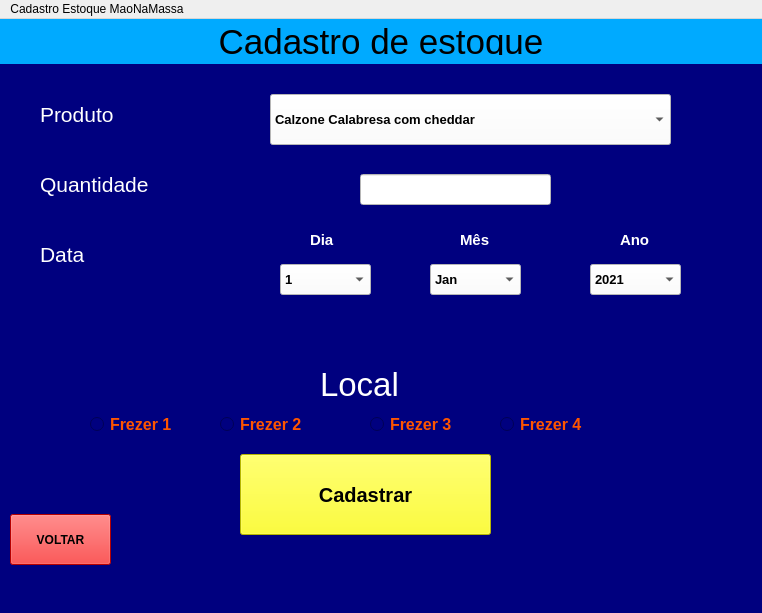
<?xml version="1.0" encoding="UTF-8"?>
<ui version="4.0">
 <class>MainWindow</class>
 <widget class="QMainWindow" name="MainWindow">
  <property name="geometry">
   <rect>
    <x>0</x>
    <y>0</y>
    <width>762</width>
    <height>613</height>
   </rect>
  </property>
  <property name="windowTitle">
   <string>MainWindow</string>
  </property>
  <property name="styleSheet">
   <string notr="true">backgroud-color: rgb(0, 0, 255);</string>
  </property>
  <widget class="QWidget" name="centralwidget">
   <layout class="QVBoxLayout" name="verticalLayout">
    <property name="spacing">
     <number>0</number>
    </property>
    <property name="leftMargin">
     <number>0</number>
    </property>
    <property name="topMargin">
     <number>0</number>
    </property>
    <property name="rightMargin">
     <number>0</number>
    </property>
    <property name="bottomMargin">
     <number>0</number>
    </property>
    <item>
     <widget class="QFrame" name="frame">
      <property name="maximumSize">
       <size>
        <width>16777215</width>
        <height>45</height>
       </size>
      </property>
      <property name="styleSheet">
       <string notr="true">background-color: rgb(0, 170, 255);</string>
      </property>
      <property name="frameShape">
       <enum>QFrame::NoFrame</enum>
      </property>
      <property name="frameShadow">
       <enum>QFrame::Raised</enum>
      </property>
      <layout class="QVBoxLayout" name="verticalLayout_2">
       <item>
        <widget class="QLabel" name="label">
         <property name="maximumSize">
          <size>
           <width>16777215</width>
           <height>16777215</height>
          </size>
         </property>
         <property name="font">
          <font>
           <pointsize>26</pointsize>
          </font>
         </property>
         <property name="layoutDirection">
          <enum>Qt::LeftToRight</enum>
         </property>
         <property name="frameShape">
          <enum>QFrame::NoFrame</enum>
         </property>
         <property name="text">
          <string>Cadastro de estoque</string>
         </property>
         <property name="alignment">
          <set>Qt::AlignCenter</set>
         </property>
        </widget>
       </item>
      </layout>
     </widget>
    </item>
    <item>
     <widget class="QFrame" name="frame_2">
      <property name="sizePolicy">
       <sizepolicy hsizetype="Preferred" vsizetype="Preferred">
        <horstretch>0</horstretch>
        <verstretch>0</verstretch>
       </sizepolicy>
      </property>
      <property name="minimumSize">
       <size>
        <width>762</width>
        <height>547</height>
       </size>
      </property>
      <property name="styleSheet">
       <string notr="true">background-color: rgb(0, 0, 127);</string>
      </property>
      <property name="frameShape">
       <enum>QFrame::NoFrame</enum>
      </property>
      <property name="frameShadow">
       <enum>QFrame::Raised</enum>
      </property>
      <widget class="QLabel" name="label_4">
       <property name="geometry">
        <rect>
         <x>320</x>
         <y>290</y>
         <width>281</width>
         <height>61</height>
        </rect>
       </property>
       <property name="font">
        <font>
         <pointsize>25</pointsize>
        </font>
       </property>
       <property name="styleSheet">
        <string notr="true">color: rgb(255, 255, 255);</string>
       </property>
       <property name="text">
        <string>Local</string>
       </property>
      </widget>
      <widget class="QRadioButton" name="radioButton">
       <property name="geometry">
        <rect>
         <x>90</x>
         <y>350</y>
         <width>101</width>
         <height>21</height>
        </rect>
       </property>
       <property name="sizePolicy">
        <sizepolicy hsizetype="Preferred" vsizetype="Preferred">
         <horstretch>0</horstretch>
         <verstretch>0</verstretch>
        </sizepolicy>
       </property>
       <property name="font">
        <font>
         <pointsize>12</pointsize>
         <weight>75</weight>
         <italic>false</italic>
         <bold>true</bold>
         <underline>false</underline>
         <strikeout>false</strikeout>
         <kerning>true</kerning>
        </font>
       </property>
       <property name="cursor">
        <cursorShape>PointingHandCursor</cursorShape>
       </property>
       <property name="styleSheet">
        <string notr="true">color: rgb(255, 85, 0);</string>
       </property>
       <property name="text">
        <string>Frezer 1</string>
       </property>
      </widget>
      <widget class="QRadioButton" name="radioButton_2">
       <property name="geometry">
        <rect>
         <x>220</x>
         <y>350</y>
         <width>101</width>
         <height>21</height>
        </rect>
       </property>
       <property name="sizePolicy">
        <sizepolicy hsizetype="Preferred" vsizetype="Fixed">
         <horstretch>0</horstretch>
         <verstretch>0</verstretch>
        </sizepolicy>
       </property>
       <property name="font">
        <font>
         <pointsize>12</pointsize>
         <weight>75</weight>
         <italic>false</italic>
         <bold>true</bold>
         <underline>false</underline>
         <strikeout>false</strikeout>
         <kerning>true</kerning>
        </font>
       </property>
       <property name="cursor">
        <cursorShape>PointingHandCursor</cursorShape>
       </property>
       <property name="styleSheet">
        <string notr="true">color: rgb(255, 85, 0);</string>
       </property>
       <property name="text">
        <string>Frezer 2</string>
       </property>
      </widget>
      <widget class="QRadioButton" name="radioButton_3">
       <property name="geometry">
        <rect>
         <x>370</x>
         <y>350</y>
         <width>101</width>
         <height>21</height>
        </rect>
       </property>
       <property name="sizePolicy">
        <sizepolicy hsizetype="Preferred" vsizetype="Fixed">
         <horstretch>0</horstretch>
         <verstretch>0</verstretch>
        </sizepolicy>
       </property>
       <property name="font">
        <font>
         <pointsize>12</pointsize>
         <weight>75</weight>
         <italic>false</italic>
         <bold>true</bold>
         <underline>false</underline>
         <strikeout>false</strikeout>
         <kerning>true</kerning>
        </font>
       </property>
       <property name="cursor">
        <cursorShape>PointingHandCursor</cursorShape>
       </property>
       <property name="styleSheet">
        <string notr="true">color: rgb(255, 85, 0);</string>
       </property>
       <property name="text">
        <string>Frezer 3</string>
       </property>
      </widget>
      <widget class="QLabel" name="label_5">
       <property name="geometry">
        <rect>
         <x>40</x>
         <y>90</y>
         <width>151</width>
         <height>61</height>
        </rect>
       </property>
       <property name="font">
        <font>
         <pointsize>16</pointsize>
        </font>
       </property>
       <property name="styleSheet">
        <string notr="true">color: rgb(255, 255, 255);</string>
       </property>
       <property name="text">
        <string>Quantidade</string>
       </property>
      </widget>
      <widget class="QLineEdit" name="lineEdit">
       <property name="geometry">
        <rect>
         <x>360</x>
         <y>110</y>
         <width>191</width>
         <height>31</height>
        </rect>
       </property>
       <property name="sizePolicy">
        <sizepolicy hsizetype="Preferred" vsizetype="Fixed">
         <horstretch>0</horstretch>
         <verstretch>0</verstretch>
        </sizepolicy>
       </property>
       <property name="font">
        <font>
         <stylestrategy>PreferAntialias</stylestrategy>
        </font>
       </property>
       <property name="focusPolicy">
        <enum>Qt::StrongFocus</enum>
       </property>
       <property name="contextMenuPolicy">
        <enum>Qt::NoContextMenu</enum>
       </property>
       <property name="acceptDrops">
        <bool>false</bool>
       </property>
       <property name="styleSheet">
        <string notr="true">background-color: rgb(255, 255, 255);</string>
       </property>
      </widget>
      <widget class="QPushButton" name="pushButton">
       <property name="geometry">
        <rect>
         <x>240</x>
         <y>390</y>
         <width>251</width>
         <height>81</height>
        </rect>
       </property>
       <property name="sizePolicy">
        <sizepolicy hsizetype="Preferred" vsizetype="Preferred">
         <horstretch>0</horstretch>
         <verstretch>0</verstretch>
        </sizepolicy>
       </property>
       <property name="font">
        <font>
         <pointsize>15</pointsize>
         <weight>75</weight>
         <bold>true</bold>
         <strikeout>false</strikeout>
        </font>
       </property>
       <property name="cursor">
        <cursorShape>PointingHandCursor</cursorShape>
       </property>
       <property name="styleSheet">
        <string notr="true">background-color: rgb(255, 255, 0);</string>
       </property>
       <property name="text">
        <string>Cadastrar</string>
       </property>
      </widget>
      <widget class="QPushButton" name="pushButton_2">
       <property name="geometry">
        <rect>
         <x>10</x>
         <y>450</y>
         <width>101</width>
         <height>51</height>
        </rect>
       </property>
       <property name="sizePolicy">
        <sizepolicy hsizetype="Preferred" vsizetype="Preferred">
         <horstretch>0</horstretch>
         <verstretch>0</verstretch>
        </sizepolicy>
       </property>
       <property name="font">
        <font>
         <weight>75</weight>
         <bold>true</bold>
        </font>
       </property>
       <property name="cursor">
        <cursorShape>ClosedHandCursor</cursorShape>
       </property>
       <property name="styleSheet">
        <string notr="true">background-color: rgb(255, 0, 0);</string>
       </property>
       <property name="text">
        <string>VOLTAR</string>
       </property>
      </widget>
      <widget class="QLabel" name="label_6">
       <property name="geometry">
        <rect>
         <x>40</x>
         <y>160</y>
         <width>151</width>
         <height>61</height>
        </rect>
       </property>
       <property name="font">
        <font>
         <pointsize>16</pointsize>
        </font>
       </property>
       <property name="styleSheet">
        <string notr="true">color: rgb(255, 255, 255);</string>
       </property>
       <property name="text">
        <string>Data</string>
       </property>
      </widget>
      <widget class="QLabel" name="label_7">
       <property name="geometry">
        <rect>
         <x>40</x>
         <y>20</y>
         <width>151</width>
         <height>61</height>
        </rect>
       </property>
       <property name="font">
        <font>
         <pointsize>16</pointsize>
        </font>
       </property>
       <property name="styleSheet">
        <string notr="true">color: rgb(255, 255, 255);</string>
       </property>
       <property name="text">
        <string>Produto</string>
       </property>
      </widget>
      <widget class="QToolBox" name="toolBox">
       <property name="geometry">
        <rect>
         <x>-210</x>
         <y>180</y>
         <width>69</width>
         <height>123</height>
        </rect>
       </property>
       <property name="currentIndex">
        <number>0</number>
       </property>
       <widget class="QWidget" name="page">
        <property name="geometry">
         <rect>
          <x>0</x>
          <y>0</y>
          <width>69</width>
          <height>69</height>
         </rect>
        </property>
        <attribute name="label">
         <string>Page 1</string>
        </attribute>
       </widget>
       <widget class="QWidget" name="page_2">
        <property name="geometry">
         <rect>
          <x>0</x>
          <y>0</y>
          <width>69</width>
          <height>69</height>
         </rect>
        </property>
        <attribute name="label">
         <string>Page 2</string>
        </attribute>
       </widget>
      </widget>
      <widget class="QComboBox" name="comboBox">
       <property name="geometry">
        <rect>
         <x>270</x>
         <y>30</y>
         <width>401</width>
         <height>51</height>
        </rect>
       </property>
       <property name="font">
        <font>
         <family>Segoe UI Symbol</family>
         <pointsize>10</pointsize>
         <weight>75</weight>
         <bold>true</bold>
        </font>
       </property>
       <property name="styleSheet">
        <string notr="true">background-color: rgb(255, 255, 255);
alternate-background-color: rgb(255, 85, 0);
selection-color: rgb(0, 255, 0);</string>
       </property>
       <item>
        <property name="text">
         <string>Calzone Calabresa com cheddar</string>
        </property>
       </item>
       <item>
        <property name="text">
         <string>Calzone Calabresa com cebola</string>
        </property>
       </item>
       <item>
        <property name="text">
         <string>Calzone Quatro queijos</string>
        </property>
       </item>
       <item>
        <property name="text">
         <string>Calzone frango</string>
        </property>
       </item>
       <item>
        <property name="text">
         <string>Calzone Camarao</string>
        </property>
       </item>
       <item>
        <property name="text">
         <string>Calzone Bolonhesa</string>
        </property>
       </item>
       <item>
        <property name="text">
         <string>Mini Pizza calabresa</string>
        </property>
       </item>
       <item>
        <property name="text">
         <string>Mini Pizza mussarela</string>
        </property>
       </item>
       <item>
        <property name="text">
         <string>Mini Pizza frango</string>
        </property>
       </item>
       <item>
        <property name="text">
         <string>Calzone C/12 Frango</string>
        </property>
       </item>
       <item>
        <property name="text">
         <string>Calzone C/12 Calabresa com cheddar</string>
        </property>
       </item>
       <item>
        <property name="text">
         <string>Hot Dog</string>
        </property>
       </item>
       <item>
        <property name="text">
         <string>Doguinho</string>
        </property>
       </item>
       <item>
        <property name="text">
         <string>Doguinho C/15</string>
        </property>
       </item>
       <item>
        <property name="text">
         <string>Dobrado Carne</string>
        </property>
       </item>
      </widget>
      <widget class="QComboBox" name="comboBox_2">
       <property name="geometry">
        <rect>
         <x>280</x>
         <y>200</y>
         <width>91</width>
         <height>31</height>
        </rect>
       </property>
       <property name="sizePolicy">
        <sizepolicy hsizetype="Preferred" vsizetype="Preferred">
         <horstretch>0</horstretch>
         <verstretch>0</verstretch>
        </sizepolicy>
       </property>
       <property name="font">
        <font>
         <pointsize>10</pointsize>
         <weight>75</weight>
         <bold>true</bold>
        </font>
       </property>
       <property name="styleSheet">
        <string notr="true">background-color: rgb(255, 255, 255);</string>
       </property>
       <item>
        <property name="text">
         <string>1</string>
        </property>
       </item>
       <item>
        <property name="text">
         <string>2</string>
        </property>
       </item>
       <item>
        <property name="text">
         <string>3</string>
        </property>
       </item>
       <item>
        <property name="text">
         <string>4</string>
        </property>
       </item>
       <item>
        <property name="text">
         <string>5</string>
        </property>
       </item>
       <item>
        <property name="text">
         <string>6</string>
        </property>
       </item>
       <item>
        <property name="text">
         <string>7</string>
        </property>
       </item>
       <item>
        <property name="text">
         <string>8</string>
        </property>
       </item>
       <item>
        <property name="text">
         <string>9</string>
        </property>
       </item>
       <item>
        <property name="text">
         <string>10</string>
        </property>
       </item>
       <item>
        <property name="text">
         <string>11</string>
        </property>
       </item>
       <item>
        <property name="text">
         <string>12</string>
        </property>
       </item>
       <item>
        <property name="text">
         <string>13</string>
        </property>
       </item>
       <item>
        <property name="text">
         <string>14</string>
        </property>
       </item>
       <item>
        <property name="text">
         <string>15</string>
        </property>
       </item>
       <item>
        <property name="text">
         <string>16</string>
        </property>
       </item>
       <item>
        <property name="text">
         <string>17</string>
        </property>
       </item>
       <item>
        <property name="text">
         <string>18</string>
        </property>
       </item>
       <item>
        <property name="text">
         <string>19</string>
        </property>
       </item>
       <item>
        <property name="text">
         <string>20</string>
        </property>
       </item>
       <item>
        <property name="text">
         <string>21</string>
        </property>
       </item>
       <item>
        <property name="text">
         <string>22</string>
        </property>
       </item>
       <item>
        <property name="text">
         <string>23</string>
        </property>
       </item>
       <item>
        <property name="text">
         <string>24</string>
        </property>
       </item>
       <item>
        <property name="text">
         <string>25</string>
        </property>
       </item>
       <item>
        <property name="text">
         <string>26</string>
        </property>
       </item>
       <item>
        <property name="text">
         <string>27</string>
        </property>
       </item>
       <item>
        <property name="text">
         <string>28</string>
        </property>
       </item>
       <item>
        <property name="text">
         <string>29</string>
        </property>
       </item>
       <item>
        <property name="text">
         <string>30</string>
        </property>
       </item>
       <item>
        <property name="text">
         <string>31</string>
        </property>
       </item>
      </widget>
      <widget class="QLabel" name="label_8">
       <property name="geometry">
        <rect>
         <x>310</x>
         <y>160</y>
         <width>31</width>
         <height>31</height>
        </rect>
       </property>
       <property name="font">
        <font>
         <pointsize>11</pointsize>
         <weight>75</weight>
         <bold>true</bold>
        </font>
       </property>
       <property name="styleSheet">
        <string notr="true">color: rgb(255, 255, 255);</string>
       </property>
       <property name="text">
        <string>Dia</string>
       </property>
      </widget>
      <widget class="QLabel" name="label_9">
       <property name="geometry">
        <rect>
         <x>460</x>
         <y>160</y>
         <width>31</width>
         <height>31</height>
        </rect>
       </property>
       <property name="font">
        <font>
         <pointsize>11</pointsize>
         <weight>75</weight>
         <bold>true</bold>
        </font>
       </property>
       <property name="styleSheet">
        <string notr="true">color: rgb(255, 255, 255);</string>
       </property>
       <property name="text">
        <string>Mês</string>
       </property>
      </widget>
      <widget class="QLabel" name="label_10">
       <property name="geometry">
        <rect>
         <x>620</x>
         <y>160</y>
         <width>41</width>
         <height>31</height>
        </rect>
       </property>
       <property name="font">
        <font>
         <pointsize>11</pointsize>
         <weight>75</weight>
         <bold>true</bold>
        </font>
       </property>
       <property name="styleSheet">
        <string notr="true">color: rgb(255, 255, 255);</string>
       </property>
       <property name="text">
        <string>Ano</string>
       </property>
      </widget>
      <widget class="QComboBox" name="comboBox_3">
       <property name="geometry">
        <rect>
         <x>430</x>
         <y>200</y>
         <width>91</width>
         <height>31</height>
        </rect>
       </property>
       <property name="sizePolicy">
        <sizepolicy hsizetype="Preferred" vsizetype="Preferred">
         <horstretch>0</horstretch>
         <verstretch>0</verstretch>
        </sizepolicy>
       </property>
       <property name="font">
        <font>
         <pointsize>10</pointsize>
         <weight>75</weight>
         <bold>true</bold>
        </font>
       </property>
       <property name="styleSheet">
        <string notr="true">background-color: rgb(255, 255, 255);</string>
       </property>
       <item>
        <property name="text">
         <string>Jan</string>
        </property>
       </item>
       <item>
        <property name="text">
         <string>Fev</string>
        </property>
       </item>
       <item>
        <property name="text">
         <string>Mar</string>
        </property>
       </item>
       <item>
        <property name="text">
         <string>Abr</string>
        </property>
       </item>
       <item>
        <property name="text">
         <string>Mai</string>
        </property>
       </item>
       <item>
        <property name="text">
         <string>Jun</string>
        </property>
       </item>
       <item>
        <property name="text">
         <string>Jul</string>
        </property>
       </item>
       <item>
        <property name="text">
         <string>Ago</string>
        </property>
       </item>
       <item>
        <property name="text">
         <string>Set</string>
        </property>
       </item>
       <item>
        <property name="text">
         <string>Otu</string>
        </property>
       </item>
       <item>
        <property name="text">
         <string>Nov</string>
        </property>
       </item>
       <item>
        <property name="text">
         <string>Dez</string>
        </property>
       </item>
      </widget>
      <widget class="QComboBox" name="comboBox_4">
       <property name="geometry">
        <rect>
         <x>590</x>
         <y>200</y>
         <width>91</width>
         <height>31</height>
        </rect>
       </property>
       <property name="sizePolicy">
        <sizepolicy hsizetype="Preferred" vsizetype="Preferred">
         <horstretch>0</horstretch>
         <verstretch>0</verstretch>
        </sizepolicy>
       </property>
       <property name="font">
        <font>
         <pointsize>10</pointsize>
         <weight>75</weight>
         <bold>true</bold>
        </font>
       </property>
       <property name="styleSheet">
        <string notr="true">background-color: rgb(255, 255, 255);</string>
       </property>
       <item>
        <property name="text">
         <string>2021</string>
        </property>
       </item>
       <item>
        <property name="text">
         <string>2022</string>
        </property>
       </item>
       <item>
        <property name="text">
         <string>2023</string>
        </property>
       </item>
      </widget>
      <widget class="QRadioButton" name="radioButton_4">
       <property name="geometry">
        <rect>
         <x>500</x>
         <y>350</y>
         <width>101</width>
         <height>21</height>
        </rect>
       </property>
       <property name="sizePolicy">
        <sizepolicy hsizetype="Preferred" vsizetype="Preferred">
         <horstretch>0</horstretch>
         <verstretch>0</verstretch>
        </sizepolicy>
       </property>
       <property name="font">
        <font>
         <pointsize>12</pointsize>
         <weight>75</weight>
         <italic>false</italic>
         <bold>true</bold>
         <underline>false</underline>
         <strikeout>false</strikeout>
         <kerning>true</kerning>
        </font>
       </property>
       <property name="cursor">
        <cursorShape>PointingHandCursor</cursorShape>
       </property>
       <property name="styleSheet">
        <string notr="true">color: rgb(255, 85, 0);</string>
       </property>
       <property name="text">
        <string>Frezer 4</string>
       </property>
      </widget>
     </widget>
    </item>
   </layout>
  </widget>
  <widget class="QMenuBar" name="menubar">
   <property name="geometry">
    <rect>
     <x>0</x>
     <y>0</y>
     <width>762</width>
     <height>21</height>
    </rect>
   </property>
   <widget class="QMenu" name="menuCadastro_Estoque_MaoNaMassa">
    <property name="title">
     <string>Cadastro Estoque MaoNaMassa</string>
    </property>
   </widget>
   <addaction name="menuCadastro_Estoque_MaoNaMassa"/>
  </widget>
 </widget>
 <resources/>
 <connections/>
</ui>
